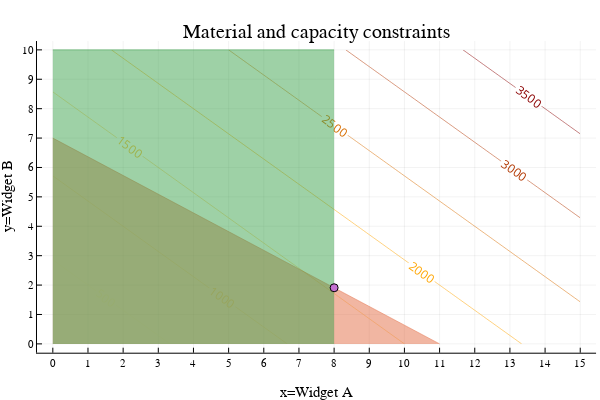

Write notebook code for a chart like this one.
### Markdown cell above
## Adding capacity constraints

Now, suppose we have a capacity limit on how much of widget A we can produce in our factory: we are limited to produce 8 units of A. This results in a capacity constraint:

$$
x \leq 8
$$

### Code cell
contour(x,y,(x,y)->f(x,y),nlevels=10, c=:heat, linewidth=10, colorbar = false, contour_labels = true)
title!("Material and capacity constraints")
xaxis!("x=Widget A")
yaxis!("y=Widget B")
xticks!(0:maximum(x))
yticks!(0:maximum(y))
areaplot!(x[x.<=11], (77 .- 7*x[x.<=11])./11, legend=false, opacity=0.5)
areaplot!(x[x.<=8], repeat([maximum(y)],length(x[x.<=8])), legend=false, opacity=0.5)
scatter!([8],[(77 - 7*8)/11])

### Figure 1 — Plotly figure (JSON) as saved in the notebook; plotly's stock layout.template omitted (floating-point values rounded to 4 significant figures; data arrays with more than 128 entries replaced by an {"elided": "..."} marker saying what was removed)
{"data": [{"colorbar": {"title": ""}, "colorscale": [[0, "rgba(255, 255, 224, 1.000)"], [0.5, "rgba(255, 165, 0, 1.000)"], [1, "rgba(139, 0, 0, 1.000)"]], "contours": {"coloring": "lines", "showlabels": true}, "name": "y1", "ncontours": 12, "showlegend": false, "showscale": false, "type": "contour", "x": [0, 0.5, 1, 1.5, 2, 2.5, 3, 3.5, 4, 4.5, 5, 5.5, 6, 6.5, 7, 7.5, 8, 8.5, 9, 9.5, 10, 10.5, 11, 11.5, 12, 12.5, 13, 13.5, 14, 14.5, 15], "xaxis": "x", "y": [0, 0.5, 1, 1.5, 2, 2.5, 3, 3.5, 4, 4.5, 5, 5.5, 6, 6.5, 7, 7.5, 8, 8.5, 9, 9.5, 10], "yaxis": "y", "z": {"elided": "21x31 float values"}, "zmax": 4000, "zmin": 0}, {"colorbar": {"title": ""}, "fill": "tozeroy", "fillcolor": "rgba(227, 111, 71, 0.500)", "legendgroup": "y2", "line": {"color": "rgba(227, 111, 71, 0.500)", "dash": "solid", "shape": "linear", "width": 1}, "mode": "lines", "name": "y2", "showlegend": true, "type": "scatter", "x": [0, 0.5, 1, 1.5, 2, 2.5, 3, 3.5, 4, 4.5, 5, 5.5, 6, 6.5, 7, 7.5, 8, 8.5, 9, 9.5, 10, 10.5, 11], "xaxis": "x", "y": [7, 6.682, 6.364, 6.045, 5.727, 5.409, 5.091, 4.773, 4.455, 4.136, 3.818, 3.5, 3.182, 2.864, 2.545, 2.227, 1.909, 1.591, 1.273, 0.9545, 0.6364, 0.3182, 0], "yaxis": "y", "zmax": 4000, "zmin": 0}, {"colorbar": {"title": ""}, "fill": "tozeroy", "fillcolor": "rgba(62, 164, 78, 0.500)", "legendgroup": "y3", "line": {"color": "rgba(62, 164, 78, 0.500)", "dash": "solid", "shape": "linear", "width": 1}, "mode": "lines", "name": "y3", "showlegend": true, "type": "scatter", "x": [0, 0.5, 1, 1.5, 2, 2.5, 3, 3.5, 4, 4.5, 5, 5.5, 6, 6.5, 7, 7.5, 8], "xaxis": "x", "y": [10, 10, 10, 10, 10, 10, 10, 10, 10, 10, 10, 10, 10, 10, 10, 10, 10], "yaxis": "y", "zmax": 4000, "zmin": 0}, {"colorbar": {"title": ""}, "legendgroup": "y4", "marker": {"color": "rgba(195, 113, 210, 1.000)", "line": {"color": "rgba(0, 0, 0, 1.000)", "width": 1}, "size": 8, "symbol": "circle"}, "mode": "markers", "name": "y4", "showlegend": true, "type": "scatter", "x": [8], "xaxis": "x", "y": [1.909], "yaxis": "y", "zmax": 4000, "zmin": 0}], "layout": {"annotations": [{"font": {"color": "rgba(0, 0, 0, 1.000)", "family": "sans-serif", "size": 20}, "rotation": 0, "showarrow": false, "text": "Material and capacity constraints", "x": 0.5275, "xanchor": "center", "xref": "paper", "y": 1, "yanchor": "top", "yref": "paper"}], "height": 400, "margin": {"b": 20, "l": 0, "r": 0, "t": 20}, "paper_bgcolor": "rgba(255, 255, 255, 1.000)", "plot_bgcolor": "rgba(255, 255, 255, 1.000)", "showlegend": false, "width": 600, "xaxis": {"anchor": "y", "domain": [0.06165, 0.9934], "gridcolor": "rgba(0, 0, 0, 0.100)", "gridwidth": 0.5, "linecolor": "rgba(0, 0, 0, 1.000)", "mirror": false, "range": [-0.45, 15.45], "showgrid": true, "showline": true, "showticklabels": true, "tickangle": 0, "tickcolor": "rgb(0, 0, 0)", "tickfont": {"color": "rgba(0, 0, 0, 1.000)", "family": "sans-serif", "size": 11}, "tickmode": "array", "ticks": "inside", "ticktext": ["0", "1", "2", "3", "4", "5", "6", "7", "8", "9", "10", "11", "12", "13", "14", "15"], "tickvals": [0, 1, 2, 3, 4, 5, 6, 7, 8, 9, 10, 11, 12, 13, 14, 15], "title": "x=Widget A", "titlefont": {"color": "rgba(0, 0, 0, 1.000)", "family": "sans-serif", "size": 15}, "type": "-", "visible": true, "zeroline": false, "zerolinecolor": "rgba(0, 0, 0, 1.000)"}, "yaxis": {"anchor": "x", "domain": [0.07581, 0.9415], "gridcolor": "rgba(0, 0, 0, 0.100)", "gridwidth": 0.5, "linecolor": "rgba(0, 0, 0, 1.000)", "mirror": false, "range": [-0.3, 10.3], "showgrid": true, "showline": true, "showticklabels": true, "tickangle": 0, "tickcolor": "rgb(0, 0, 0)", "tickfont": {"color": "rgba(0, 0, 0, 1.000)", "family": "sans-serif", "size": 11}, "tickmode": "array", "ticks": "inside", "ticktext": ["0", "1", "2", "3", "4", "5", "6", "7", "8", "9", "10"], "tickvals": [0, 1, 2, 3, 4, 5, 6, 7, 8, 9, 10], "title": "y=Widget B", "titlefont": {"color": "rgba(0, 0, 0, 1.000)", "family": "sans-serif", "size": 15}, "type": "-", "visible": true, "zeroline": false, "zerolinecolor": "rgba(0, 0, 0, 1.000)"}}}
